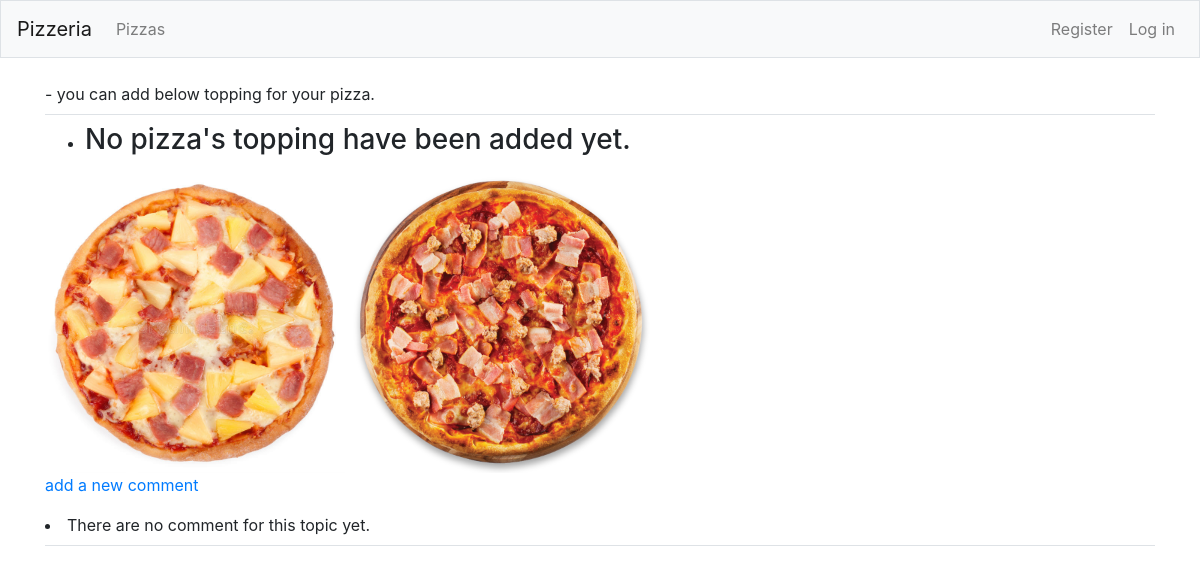
The app's page /pizza1/2/, older data.
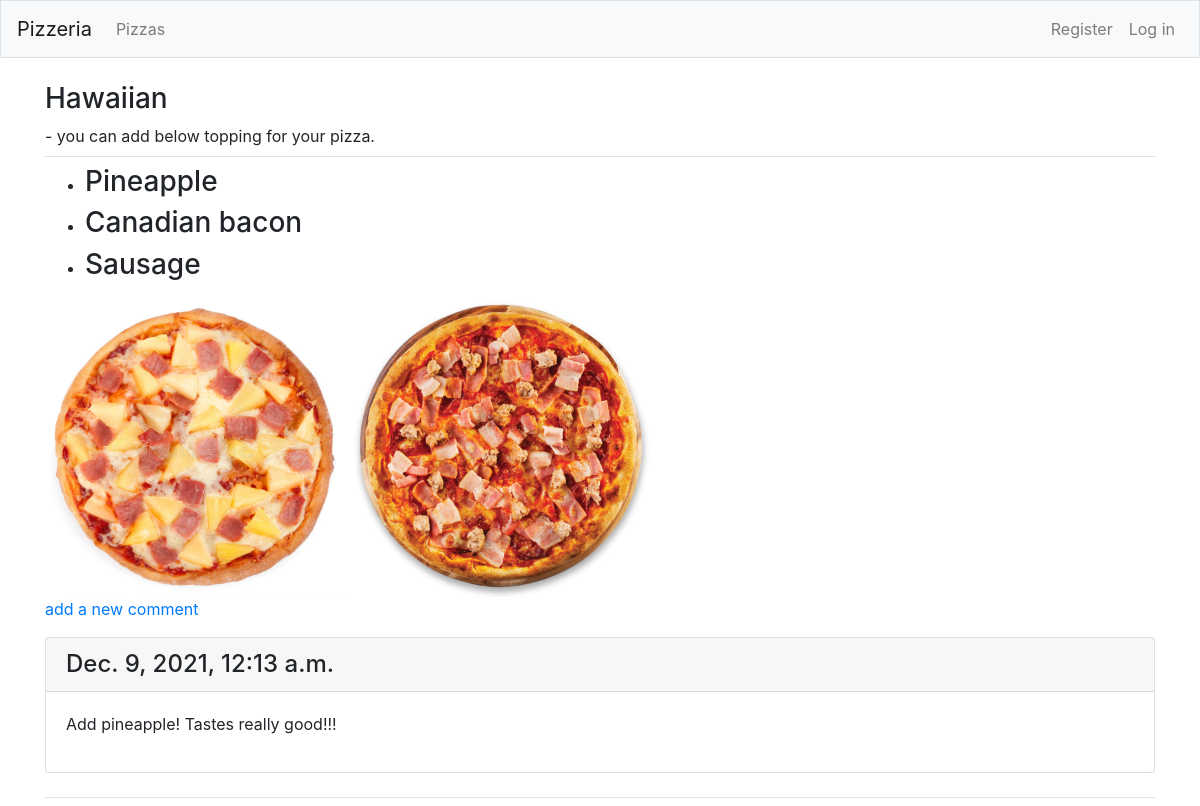
The same page, newer data.
### pizzas/models.py (models this page shows, shortened)
class Pizza(models.Model):
    name = models.CharField(max_length=200)
    date_added = models.DateTimeField(auto_now_add=True)
    def __str__(self):
        return self.name

class Topping(models.Model):
    pizza = models.ForeignKey(Pizza, on_delete=models.CASCADE)
    name = models.CharField(max_length=200)
    def __str__(self):
        return self.name

class Comment(models.Model):
    pizza = models.ForeignKey(Pizza, on_delete=models.CASCADE)
    text = models.TextField()
    date_added = models.DateTimeField(auto_now_add=True)
    class Meta:
        verbose_name_plural = 'Comments'

### pizzas/views.py (the view)
# urls.py: path('pizza1/<int:pizza2_id>/', views.pizza2, name='pizza2'),
def pizza2(request, pizza2_id):
    pizza2 = Pizza.objects.get(id=pizza2_id)
    toppings = pizza2.topping_set.all()
    comments = pizza2.comment_set.all()
    images  = pizza2.image_set.all()
    if request.method != 'POST':
        form = ImageForm()
    else:
        form = ImageForm(data=request.POST)
    context = {'pizza2':pizza2, 'toppings':toppings, 'comments':comments, 'images':images, 'form':form}
    return render(request, 'pizzas/pizza2.html', context)

### pizzas/templates/pizzas/pizza2.html
{% extends "pizzas/base.html" %}
{% load static %}
{% block page_header %}
<h3>{{ pizza2 }}</h3>
- you can add below topping for your pizza.
{% endblock page_header %}
{% block content %}
<ul>
    {% for t in toppings %}
    <li><h3>
        {{ t }}
    </h3></li>
    {% empty %}
    <li><h3>No pizza's topping have been added yet.</h3></li>
    {% endfor %}
</ul>
<img src="{% static 'pizzas/Hawaiian.jpg' pizza2.id %}" alt="Hawaiian" width="300" height="300">
<img src="{% static 'pizzas/Meat.png' pizza2.id %}" alt="Meat lovers" width="300" height="300">
<p>
    <a href="{% url 'pizzas:new_comment' pizza2.id %}">add a new comment</a>
</p>
{% for c in comments %}
<div class="card mb-3">
    <h4 class="card-header">
        {{ c.date_added }}
    </h4>
    <div class="card-body">
        {{ c.text|linebreaks }}
    </div>
</div>
{% empty %}
<li> There are no comment for this topic yet.</li>
{% endfor %}
{% endblock content %}

Row changes from the older to the newer data that the page shows:
now on this page (row edited): Pizza: name "Hawaiian"
added Topping: name "Pineapple"
added Topping: name "Canadian bacon"
added Topping: name "Sausage"
added Comment: date_added "Dec. 9, 2021, 12:13 a.m.", text "Add pineapple! Tastes really good!!!"
Text that changed along with them:
text no longer shown: "No pizza's topping have been added yet. There are no comment for this topic yet."
